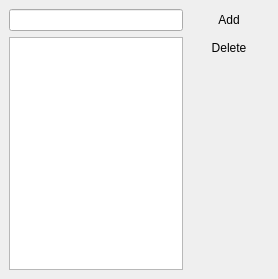
<ui version="4.0" >
 <author></author>
 <comment></comment>
 <exportmacro></exportmacro>
 <class>RzxListEdit</class>
 <widget class="QWidget" name="RzxListEdit" >
  <property name="geometry" >
   <rect>
    <x>0</x>
    <y>0</y>
    <width>278</width>
    <height>279</height>
   </rect>
  </property>
  <property name="windowTitle" >
   <string>Form</string>
  </property>
  <layout class="QGridLayout" >
   <property name="margin" >
    <number>9</number>
   </property>
   <property name="spacing" >
    <number>6</number>
   </property>
   <item row="2" column="1" >
    <spacer>
     <property name="orientation" >
      <enum>Qt::Vertical</enum>
     </property>
     <property name="sizeHint" >
      <size>
       <width>20</width>
       <height>191</height>
      </size>
     </property>
    </spacer>
   </item>
   <item rowspan="2" row="1" column="0" >
    <widget class="QListWidget" name="list" />
   </item>
   <item row="0" column="0" >
    <widget class="QLineEdit" name="editNew" />
   </item>
   <item row="0" column="1" >
    <widget class="QPushButton" name="btnAdd" >
     <property name="text" >
      <string>Add</string>
     </property>
     <property name="flat" >
      <bool>true</bool>
     </property>
    </widget>
   </item>
   <item row="1" column="1" >
    <widget class="QPushButton" name="btnDel" >
     <property name="text" >
      <string>Delete</string>
     </property>
     <property name="flat" >
      <bool>true</bool>
     </property>
    </widget>
   </item>
  </layout>
 </widget>
 <pixmapfunction></pixmapfunction>
 <tabstops>
  <tabstop>editNew</tabstop>
  <tabstop>btnAdd</tabstop>
  <tabstop>list</tabstop>
  <tabstop>btnDel</tabstop>
 </tabstops>
 <resources/>
 <connections>
  <connection>
   <sender>editNew</sender>
   <signal>returnPressed()</signal>
   <receiver>btnAdd</receiver>
   <slot>click()</slot>
   <hints>
    <hint type="sourcelabel" >
     <x>147</x>
     <y>20</y>
    </hint>
    <hint type="destinationlabel" >
     <x>251</x>
     <y>26</y>
    </hint>
   </hints>
  </connection>
 </connections>
</ui>
